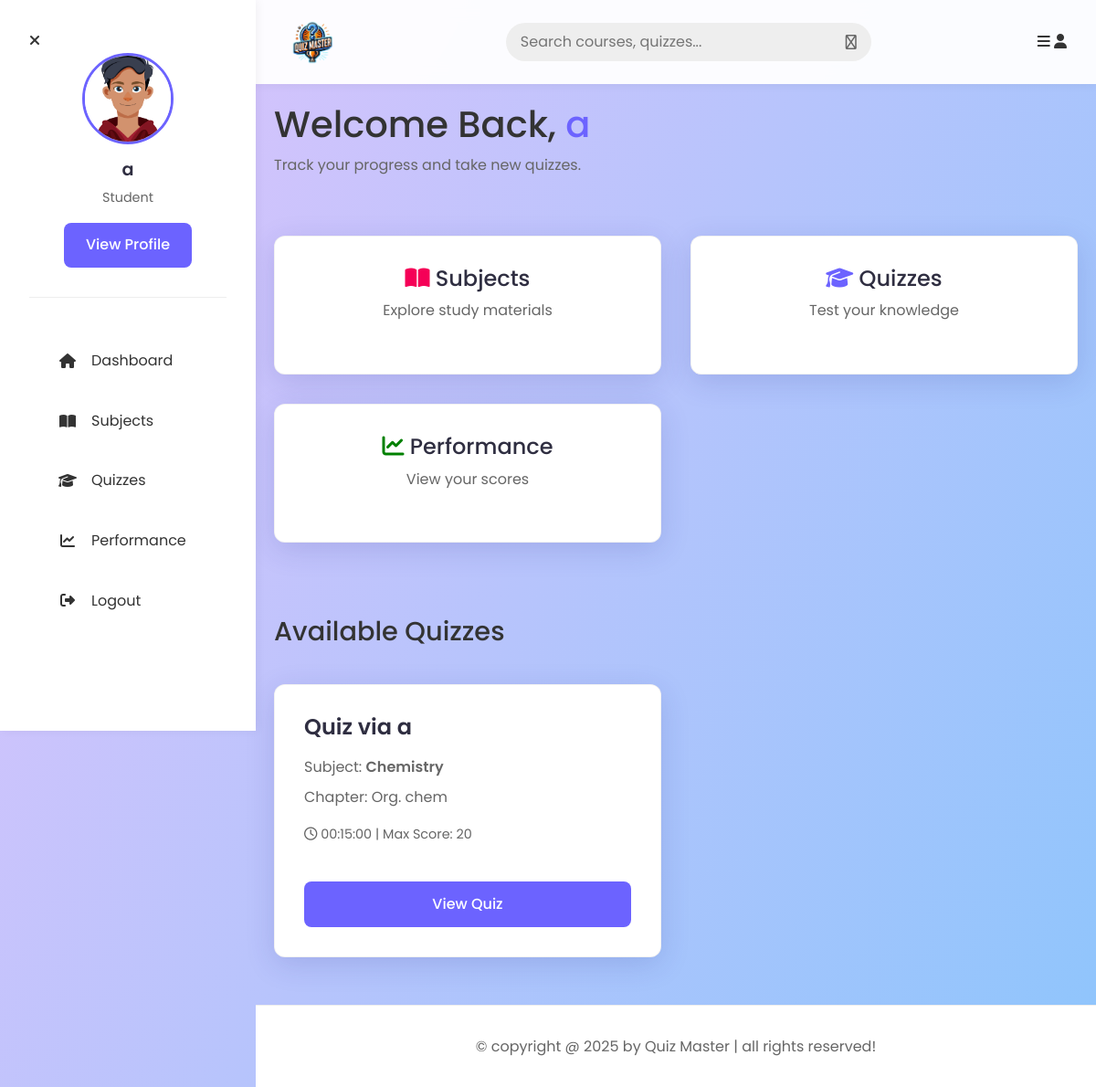
The app's page /user_dashboard (signed in) with its own data.
### models/models.py (models this page shows)
class User_Info(db.Model, UserMixin):
    __tablename__ = "user_info"
    id = db.Column(db.Integer, primary_key=True)
    email = db.Column(db.String, unique=True, nullable=False)
    password = db.Column(db.String, nullable=False)
    full_name = db.Column(db.String, nullable=False)
    qualification = db.Column(db.Integer, nullable=False)
    role = db.Column(db.Integer, default=1)
    dob = db.Column(db.Date, nullable=False)
    user_score = db.Column(db.Integer, default=0)
    quizs = db.relationship("Quiz", cascade="all,delete", backref="user_info", lazy=True)

class Quiz(db.Model):
    __tablename__ = "quiz"
    id = db.Column(db.Integer, primary_key=True)
    user_id = db.Column(db.Integer, db.ForeignKey('user_info.id'), nullable=False)
    chapter_id = db.Column(db.Integer, db.ForeignKey('chapter.id'), nullable=False)
    date_time = db.Column(db.DateTime, nullable=False)
    duration = db.Column(db.Time, nullable=False)
    score = db.Column(db.Integer, nullable=False)
    quiz_maxm_score = db.Column(db.Integer, default=0)
    questions = db.relationship("Question", cascade="all,delete",backref="quiz",lazy=True)

class Subject(db.Model):
    __tablename__ = "subject"
    id = db.Column(db.Integer, primary_key=True)
    name = db.Column(db.String, unique=True, nullable=False)
    description = db.Column(db.String, nullable=False)
    chaps = db.relationship("Chapter", cascade="all,delete", backref="subject", lazy=True)

class Chapter(db.Model):
    __tablename__ = "chapter"
    id = db.Column(db.Integer, primary_key=True)
    name = db.Column(db.String, unique=True, nullable=False)
    description = db.Column(db.String, nullable=False)
    subject_id = db.Column(db.Integer, db.ForeignKey('subject.id'), nullable=False)
    ques = db.relationship("Question", cascade="all,delete", backref="chapter", lazy=True)
    quizs = db.relationship("Quiz", cascade="all,delete", backref="chapter", lazy=True)

### controllers/routes.py (the view)
@user.route('/user_dashboard')
@login_required
def user_dashboard():
    quizs = Quiz.query.all()
    curr_dt = datetime.now()
    return render_template('user_dashboard.html', quizs=quizs, curr_dt=curr_dt)

### extensions.py (called while the page is built)
@login_manager.user_loader
def load_user(user_id):
    from models.models import User_Info
    return User_Info.query.get(int(user_id))

### templates/user_dashboard.html
{% extends 'user_layout.html' %}
{% block content %}
<section class="dashboard">
   <div class="heading" style="border: none; margin-bottom: 2rem;">
      <h1>Welcome Back, <span style="color: var(--primary-color);">{{ current_user.full_name }}</span></h1>
      <p style="color: var(--text-light);">Track your progress and take new quizzes.</p>
   </div>
   <div class="grid-container">
      <a href="{{ url_for('user.subjects') }}" class="box" style="display: block; text-align: center;">
         <h3 style="color: var(--secondary-color); font-size: 1.5rem; margin-bottom: 0.5rem;"><i
               class="fa-solid fa-book-open" style="color: var(--accent-color);"></i> Subjects</h3>
         <p>Explore study materials</p>
      </a>
      <a href="{{ url_for('user.quizes') }}" class="box" style="display: block; text-align: center;">
         <h3 style="color: var(--secondary-color); font-size: 1.5rem; margin-bottom: 0.5rem;"><i
               class="fas fa-graduation-cap" style="color: var(--primary-color);"></i> Quizzes</h3>
         <p>Test your knowledge</p>
      </a>
      <a href="{{url_for('user.user_summary')}}" class="box" style="display: block; text-align: center;">
         <h3 style="color: var(--secondary-color); font-size: 1.5rem; margin-bottom: 0.5rem;"><i
               class="fa-solid fa-chart-line" style="color: green;"></i> Performance</h3>
         <p>View your scores</p>
      </a>
   </div>
   <div style="margin-top: 3rem;">
      <h2 class="heading" style="font-size: 1.8rem;">Available Quizzes</h2>
      <div class="grid-container">
         {% if quizs %}
         {% for quiz in quizs %}
         <div class="box">
            <h3 class="title">Quiz via {{ quiz.user_info.full_name }}</h3>
            <p style="margin-bottom: 0.5rem;">Subject: <span style="font-weight: 600;">{{ quiz.chapter.subject.name
                  }}</span></p>
            <p style="margin-bottom: 1rem;">Chapter: {{ quiz.chapter.name }}</p>
            <p class="text-small" style="color: var(--text-light); font-size: 0.9rem;"><i class="far fa-clock"></i> {{
               quiz.duration }} | Max Score: {{ quiz.quiz_maxm_score }}</p>
            <a href="{{ url_for('user.view_quiz', id=quiz.id) }}" class="btn inline-btn"
               style="margin-top: 1rem; width: 100%;">View Quiz</a>
         </div>
         {% endfor %}
         {% else %}
         <p>No quizzes available at the moment.</p>
         {% endif %}
      </div>
   </div>
</section>
{% endblock%}

### templates/user_layout.html (shortened to what this page needs)
<!DOCTYPE html>
<html lang="en">
<head>
   <link rel="stylesheet" href="https://cdnjs.cloudflare.com/ajax/libs/font-awesome/6.1.2/css/all.min.css">
   <link rel="stylesheet" href="https://cdn.jsdelivr.net/npm/bootstrap@4.0.0/dist/css/bootstrap.min.css">
   <link rel="stylesheet" href="{{ url_for('static', filename='main.css') }}">
</head>
<body class="light">
   <header class="header">
      <section class="flex">
         <a href="{{ url_for('user.user_dashboard') }}" class="logo">
            <img src="{{ url_for('static', filename='images/logo_qm.jpeg') }}" alt="Quiz Master Logo">
         </a>
         <form action="{{url_for('user.usr_search')}}" method="post" class="search-form">
            <input type="text" name="search_box" placeholder="Search courses, quizzes..." required maxlength="100">
            <button type="submit" class="fas fa-search"></button>
         </form>
         <div class="icons">
            <div id="menu-btn" class="fas fa-bars"></div>
            <div id="user-btn" class="fas fa-user"></div>
         </div>
      </section>
   </header>
   <div class="side-bar">
      <div id="close-btn">
         <i class="fas fa-times"></i>
      </div>
      <div class="profile">
         <img src="{{ url_for('static', filename='images/profile_pic.jpg') }}" class="image" alt="Profile">
         <h3 class="name">{{current_user.full_name or current_user.email}}</h3>
         <p class="role">Student</p>
         <a href="#" class="btn shadow-sm">View Profile</a>
      </div>
      <nav class="navbar">
         <a href="{{ url_for('user.user_dashboard') }}"><i class="fas fa-home"></i><span>Dashboard</span></a>
         <a href="{{ url_for('user.subjects') }}"><i class="fa-solid fa-book-open"></i><span>Subjects</span></a>
         <a href="{{ url_for('user.quizes') }}"><i class="fas fa-graduation-cap"></i><span>Quizzes</span></a>
         <a href="{{url_for('user.user_summary')}}"><i class="fa-solid fa-chart-line"></i><span>Performance</span></a>
         <a href="{{ url_for('general_routes.logout') }}"><i class="fa-solid fa-right-from-bracket"></i><span>Logout</span></a>
      </nav>
   </div>
   <main class="container">
      {% block content %}
      {% endblock %}
   </main>
   <footer class="footer">
      &copy; copyright @ 2025 by <span>Quiz Master</span> | all rights reserved!
   </footer>
</body>
</html>

### static/main.css (style rules this page uses)
:root { --primary-color: #6C63FF; --primary-dark: #5a52d5; --secondary-color: #2F2E41; --accent-color: #F50057; --text-color: #333333; --text-light: #666666; --bg-color: #F0F2F5; --white: #ffffff; --glass-bg: rgba(255, 255, 255, 0.85); --glass-border: rgba(255, 255, 255, 0.18); --shadow: 0 8px 32px 0 rgba(31, 38, 135, 0.15); --radius: 12px; --transition: all 0.3s ease; }
* { margin: 0; padding: 0; box-sizing: border-box; font-family: 'Poppins', sans-serif; }
body { background: var(--bg-color); background-image: linear-gradient(120deg, #e0c3fc 0%, #8ec5fc 100%); min-height: 100vh; color: var(--text-color); line-height: 1.6; }
a { text-decoration: none; color: inherit; transition: var(--transition); }
.container { max-width: 1200px; margin: 0 auto; padding: 20px; }
.header { position: sticky; top: 0; z-index: 1000; padding: 1rem 0; background: rgba(255, 255, 255, 0.95); backdrop-filter: blur(10px); box-shadow: 0 2px 10px rgba(0,0,0,0.05); }
.header .flex { display: flex; justify-content: space-between; align-items: center; max-width: 1300px; margin: 0 auto; padding: 0 2rem; }
.header .logo img { height: 60px; width: auto; object-fit: contain; }
.side-bar { position: fixed; top: 0; left: 0; width: 280px; height: 100vh; background: var(--white); padding: 2rem; z-index: 1100; box-shadow: 2px 0 10px rgba(0,0,0,0.05); transition: var(--transition); overflow-y: auto; }
.side-bar .profile { text-align: center; margin-bottom: 2rem; padding-bottom: 2rem; border-bottom: 1px solid #eee; }
.side-bar .profile .image { width: 100px; height: 100px; border-radius: 50%; object-fit: cover; margin-bottom: 1rem; border: 3px solid var(--primary-color); }
.side-bar .profile .name { font-size: 1.2rem; font-weight: 600; color: var(--secondary-color); }
.side-bar .profile .role { font-size: 0.9rem; color: var(--text-light); }
.side-bar .navbar a { display: flex; align-items: center; padding: 1rem; font-size: 1rem; color: var(--text-color); border-radius: 8px; margin-bottom: 0.5rem; }
.side-bar .navbar a i { margin-right: 1rem; width: 20px; text-align: center; }
body { padding-left: 280px; transition: var(--transition); }
.home-grid .box-container, .subjects .box-container, .grid-container { display: grid; grid-template-columns: repeat(auto-fill, minmax(300px, 1fr)); gap: 2rem; padding: 2rem 0; }
.box { background: var(--white); padding: 2rem; border-radius: var(--radius); box-shadow: var(--shadow); transition: var(--transition); border: 1px solid rgba(0,0,0,0.05); }
.box .title { font-size: 1.5rem; color: var(--secondary-color); margin-bottom: 1rem; font-weight: 600; }
.box p { color: var(--text-light); margin-bottom: 1.5rem; }
.btn, .inline-btn, button[type="submit"] { display: inline-block; background: var(--primary-color); color: var(--white); padding: 0.8rem 1.5rem; border-radius: 8px; font-weight: 500; cursor: pointer; border: none; text-align: center; font-size: 1rem; transition: var(--transition); }
input[type="text"], input[type="email"], input[type="password"], input[type="date"], input[type="number"], input[type="time"], textarea, select { width: 100%; padding: 0.8rem 1rem; border: 1px solid #ddd; border-radius: 8px; font-size: 1rem; background: rgba(255, 255, 255, 0.9); transition: var(--transition); }
.search-form { display: flex; align-items: center; background: #eee; padding: 0.5rem 1rem; border-radius: 50px; width: 100%; max-width: 400px; }
.search-form input { background: transparent; border: none; box-shadow: none; padding: 0; }
.search-form button { background: transparent; color: var(--text-light); padding: 0; margin-left: 10px; box-shadow: none; }
.footer { background: var(--white); text-align: center; padding: 2rem; margin-top: auto; color: var(--text-light); border-top: 1px solid #eee; }

### records on screen
User_Info: full_name "a"
Quiz: user_info.full_name "a", chapter.subject.name "Chemistry", chapter.name "Org. chem", duration "00:15:00", quiz_maxm_score "20"
